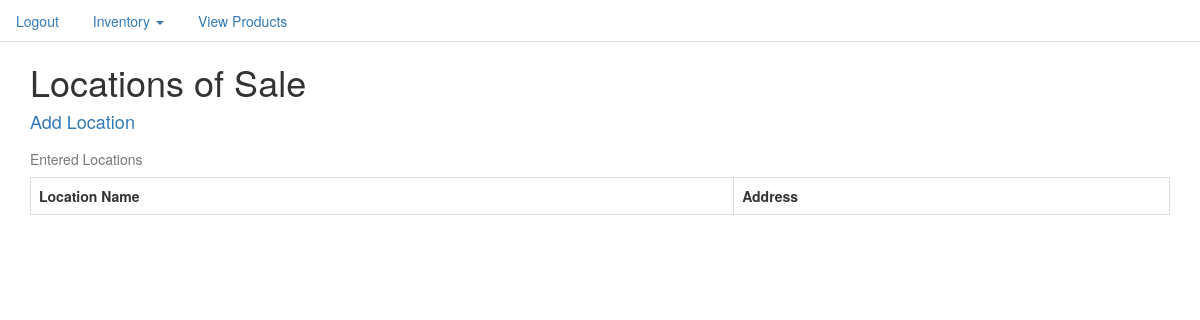
The app's page /location/ (signed in), older data.
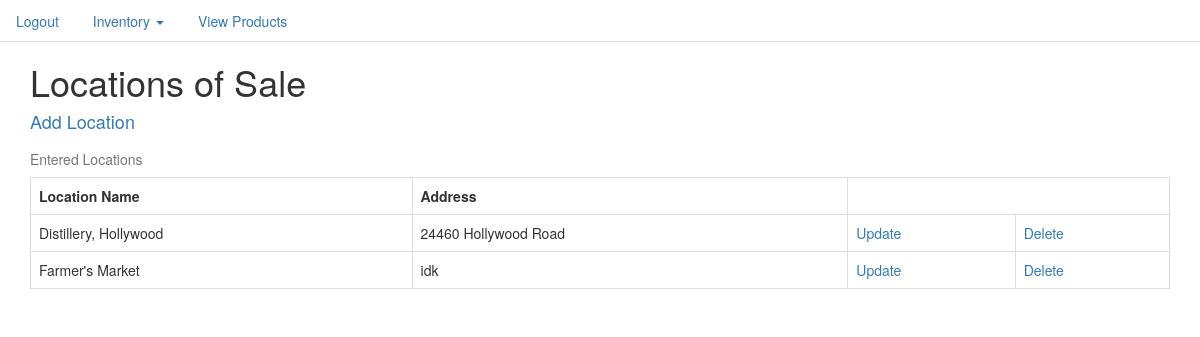
The same page, newer data.
### inventory/models.py (models this page shows, shortened)
class Location(models.Model):
    name = models.CharField(max_length=100)
    address = models.CharField(null=True, max_length=100)

### inventory/views.py (the view)
# urls.py: url(r'^location/$', LocationListView.as_view(), name="location_list_view"),
class LocationListView(LoginRequiredMixin, ListView):
    model = Location

### templates/inventory/location_list.html
{% extends 'base.html' %}
{% block content %}
<div class="container">
  <h1>Locations of Sale</h1>
  <h4><a href="{% url 'location_create_view' %}">Add Location</a></h4>
<table  class="table table-bordered" >
    <caption>Entered Locations</caption>
  <tr>
    <th>Location Name</th>
    <th>Address</th>
  </tr>
  {% for item in object_list %}
  <tr>
    <td>{{item.name}}</td>
    <td>{{item.address}}</td>
    <td><a href="{% url 'location_update_view' item.id %}">Update</a></td>
    <td><a href="{% url 'location_delete_view' item.id %}">Delete</a></td>
  </tr>
{% endfor %}
{% endblock %}

### templates/base.html (shortened to what this page needs)
{% load staticfiles %}
<!DOCTYPE html>
<html>
<head>
    <link rel="stylesheet" href="{% static 'css/bootstrap.css' %}" media="screen" title="no title">
 <link rel="stylesheet" href="//code.jquery.com/ui/1.12.1/themes/base/jquery-ui.css">
</head>
  </head>
<body>
  <ul class="nav nav-tabs">
    {% if not request.user.is_authenticated %}
       <li role="presentation"><a href="{% url 'login' %}">Login</a></li>
       <li role="presentation"><a href="{% url 'user_create_view' %}">Create User Account</a></li>
        {% else %}
  <li role="presentation"><a href="{% url 'logout' %}?next={% url 'inventory_summary_view' %}">Logout</a></li>
  <li role="presentation" class="dropdown">
    <a class="dropdown-toggle" data-toggle="dropdown" href="#" role="button" aria-haspopup="true" aria-expanded="false">
      Inventory <span class="caret"></span>
    </a>
  </li>
  <li role="presentation"><a href="{% url 'product_list_view' %}">View Products </a></li>
     {% endif %}
  </ul>
  {% block content %}
  {% endblock %}
</body>

### templates/base.html (style rules this page uses)
body { background-color: white; }

Row changes from the older to the newer data that the page shows:
added Location: name "Distillery, Hollywood", address "24460 Hollywood Road"
added Location: name "Farmer's Market", address "idk"
